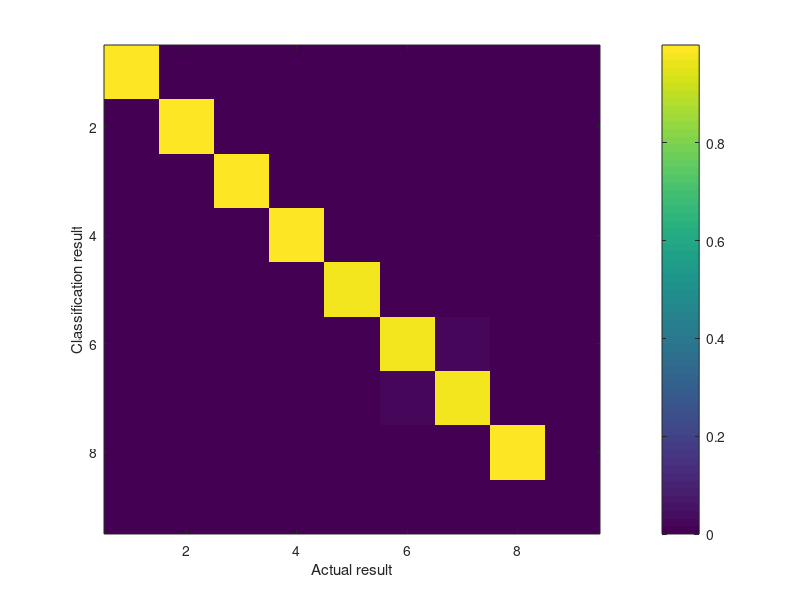

Recreate this plot in MATLAB.
clear all
load acc

cm(:,9) = cm(:,9)/(sum(sum((cm(1:8,1:8))))+sum(cm(:,9)));
cm(9,:) = cm(9,:)/(sum(sum((cm(1:8,1:8))))+sum(cm(9,:)));
for i=1:8
    a=sum(cm(:,i));
    cm(1:8,i) = cm(1:8,i)/a;
end


imagesc(cm);
colorbar();
ylabel('Classification result')
xlabel('Actual result')
